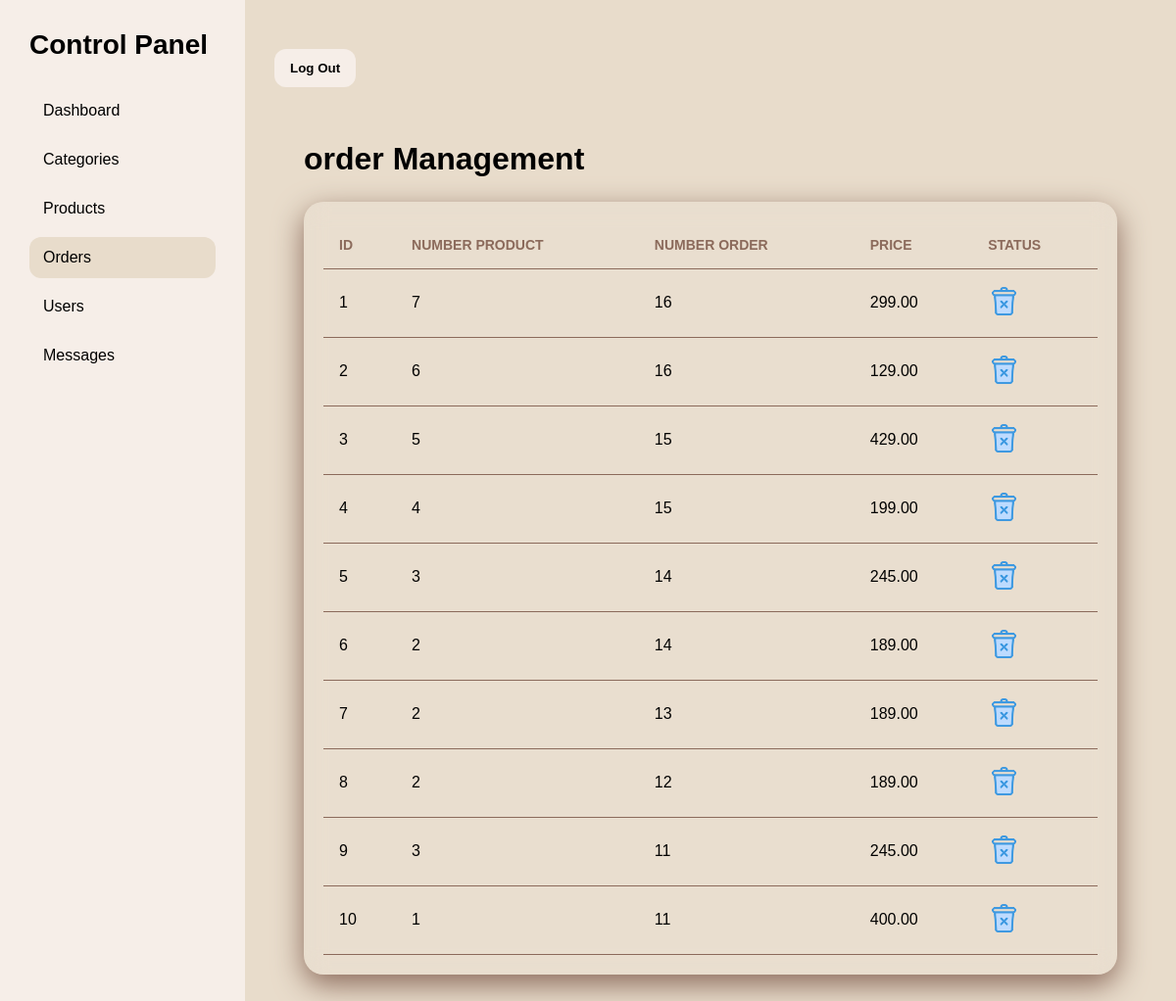
Screenshot of /admin/ord.php (signed in) with the database file from the repository.
### tables this page shows
CREATE TABLE `order_items` (
  `order_item_id` int(11) NOT NULL,
  `order_id` int(11) DEFAULT NULL,
  `product_id` int(11) DEFAULT NULL,
  `quantity` int(11) DEFAULT NULL,
  `price` decimal(10,2) DEFAULT NULL
);

### admin/ord.php (the view, shortened to what this page needs)
 <?php
   include('inc/session.php');
?>
 <!DOCTYPE html>
<html lang="en">
<head>
<link rel="stylesheet" href="../admin/csss/style.css">
</head>
<body>
<div class="sidebar" id="sidebar">
  <div class="logo">Control Panel</div>
  <a href="index.php" >Dashboard</a>
         <div class="profile-wrap">
       <a href="#"   onclick="toggleMenuk()">Categories </a>
      </div>
<a href="product.php" >Products</a>
  <a href="ord.php" class="active">Orders</a>
         <div class="profile-wrap">
       <a href="#"  onclick="toggleMenusss()">Users </a>
      </div>
  <a href="masge.php">Messages</a>
</div>
 <div class="main">
  <header class="topbar">
    <div class="top-actions">
     <a href="logout.php">   <button class="btn danger">Log Out</button></a>
    </div>
  </header>
<div class="main">
  <header>
    <h1>order Management</h1>
     </header>
  <section class="card">
    <table>
      <thead>
        <tr>
		<th>ID</th>
          <th>Number Product</th>
          <th>Number order</th>
          <th>price</th>
          <th>Status</th>
        </tr>
      </thead>
      <tbody>
        <tr><?php
		$i=1;
$count=1;
$sel_querys="Select * from  order_items ORDER BY order_item_id desc;";
$result3 = mysqli_query($connect,$sel_querys);
while($row3 = mysqli_fetch_assoc($result3)) { ?>
                            <tr>
							<td><?php echo $i++ ?></td>
							<td><?php echo $row3["product_id"]; ?></td>
							<td><?php echo $row3["order_id"]; ?></td>
         	 <td><?php echo $row3["price"]; ?></td>
                                <td>
								  <a href="de_ord.php?id=<?php echo $row3['order_item_id']; ?>"  title="Delete"><img src="img/de.png" style="width: 33px;" /></a>
                                </td>
                            </tr>
     	 					<?php $count--; } ?>
      </tbody>
    </table>
  </section>
</div>
</body>
</html>

### admin/csss/style.css (style rules this page uses)
* { margin:0;padding:0;box-sizing:border-box }
body { font-family:Arial,sans-serif;background:#E8DCCB;color:black;display:flex;min-height:100vh }
.sidebar { width:250px;background:linear-gradient(180deg,#E8DCCB,#E8DCCB);padding:25px;transition:.3s }
.sidebar .logo { font-size:28px;font-weight:700;margin-bottom:30px }
.sidebar a { display:block;color:black;text-decoration:none;padding:12px 14px;border-radius:12px;margin:8px 0 }
.sidebar a:hover,.sidebar a.active { background:#E8DCCB;color:black }
.main { flex:1;padding:24px }
.topbar { display:flex;justify-content:space-between;align-items:center;margin-bottom:25px }
.top-actions { display:flex;gap:12px;align-items:center }
.btn { border:none;padding:12px 16px;border-radius:12px;cursor:pointer;font-weight:700 }
.danger { background:#F6EEE8;color:black }
.profile-wrap { position:relative }
.card,.panel { background:#E8DCCB;padding:22px;border-radius:20px;box-shadow:0 10px 30px rgba(0,0,0,.25) }
.main { flex:1;padding:30px }
* { margin:0;padding:0;box-sizing:border-box;font-family:Arial,sans-serif }
body { display:flex;min-height:100vh;background:linear-gradient(135deg,#E8DCCB,#E8DCCB) }
.sidebar { width:250px;background:#F6EEE8;backdrop-filter:blur(10px);padding:30px;color:black }
.sidebar li:hover,.sidebar .active { background:#E8DCCB;color:black }
header { display:flex;justify-content:space-between;align-items:center;margin-bottom:25px }
header h1 { color:black }
header button { border:none;padding:12px 18px;border-radius:12px;background:#E8DCCB;color:black;font-weight:bold;cursor:pointer }
.card { background:rgba(255,255,255,.08);backdrop-filter:blur(12px);border-radius:20px;padding:20px;box-shadow:0 10px 30px #8B6A5B }
table { width:100%;border-collapse:collapse;color:black }
th,td { text-align:left;padding:16px;border-bottom:1px solid #8B6A5B }
th { color:#8B6A5B;font-size:14px;text-transform:uppercase }
button { margin-top: 20px; padding: 12px; background: #8B6A5B; color: black; border: none; border-radius: 5px; cursor: pointer; }

### rows the page displays
order_items: product "7", order "16", price "299.00"
order_items: product "6", order "16", price "129.00"
order_items: product "5", order "15", price "429.00"
order_items: product "4", order "15", price "199.00"
order_items: product "3", order "14", price "245.00"
order_items: product "2", order "14", price "189.00"
order_items: product "2", order "13", price "189.00"
order_items: product "2", order "12", price "189.00"
order_items: product "3", order "11", price "245.00"
order_items: product "1", order "11", price "400.00"
